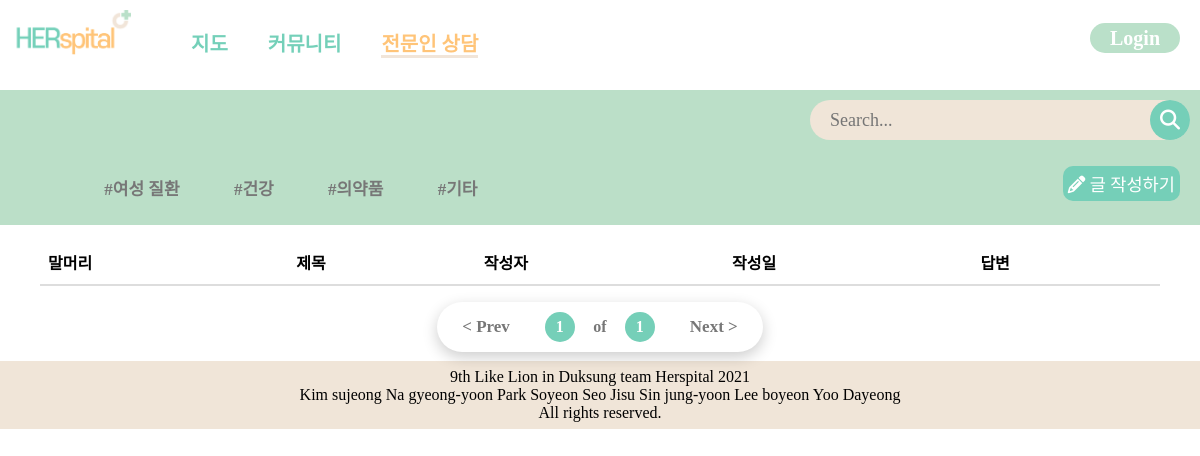
Before: /community/expertList/ with the older database file.
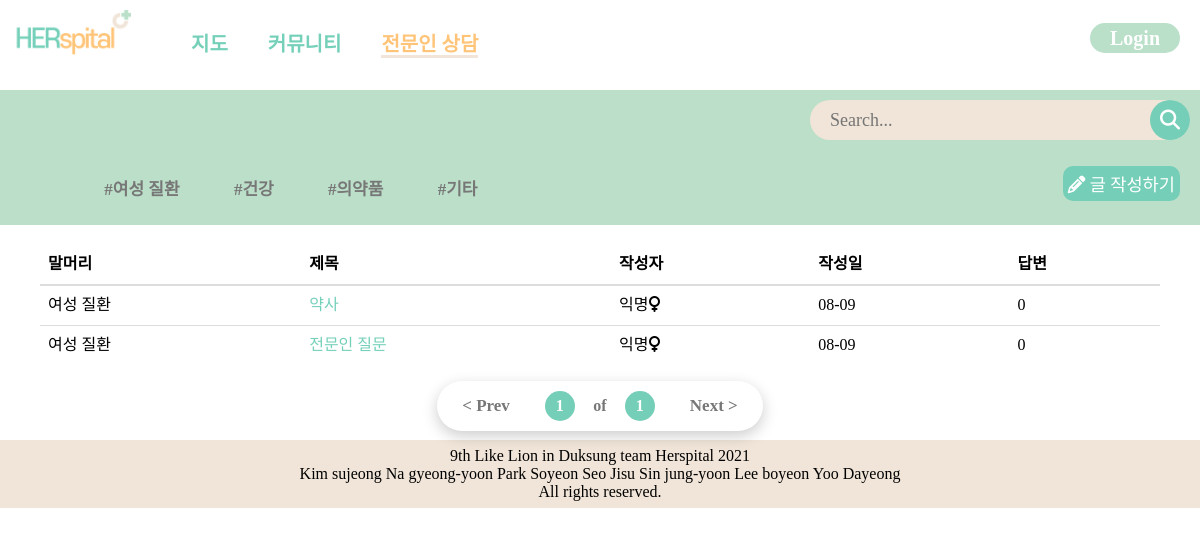
After: the same page with the newer database file.
### community/models.py (models this page shows, shortened)
class Expert(models.Model):
    title = models.CharField(max_length=200)
    publicSetting = models.BooleanField()
    password_Post = models.IntegerField(blank=True, null=True)
    age_tag = models.CharField(max_length=100)
    image = models.ImageField(upload_to = "community/", blank=True, null=True)
    body = models.TextField()
    pub_date = models.DateTimeField()

### community/views.py (the view, shortened to what this page needs)
# urls.py: path("expertList/", community_views.expertList, name="expertList"),
def expertList(request):
    experts = Expert.objects.all().order_by('-pub_date')
    tag = request.GET.get('tag')
    paginator = Paginator(experts,10)
    page = request.GET.get('page')
    try:
        experts=paginator.page(page)
    except PageNotAnInteger:
        experts = paginator.page(1)
    except EmptyPage:
        experts = paginator.page(paginator.num_pages)
    search_key = request.GET.get('search_key')
    if search_key:
        experts = Expert.objects.filter(title__icontains=search_key)
    return render(request, "community/expertList.html", {'experts':experts})

### templates/community/expertList.html (shortened to what this page needs)
{% load static %}
<DOCTYPE html>
<html lang="ko">
<head>
    <link rel="stylesheet" href="{% static 'css/expertList.css' %}">
</head>
<body>
{% block navbar %}
    {% include "partials/base.html" %}
{% endblock%}
{% block content %}
    <section>
        <div class="topContent">
            <div class="search">
            <div class="search_wrap">
                <div class="search_box">
                    <form action="" method="GET">
                        <input type="text" class="input" name="search_key" value="{{ search_key }}" placeholder="Search...">
                    </form>
                    <div class="btn btn_common" onclick="searchRun()">
                        <a class="searchicon" href=""><i class="fas fa-search"></i></a>
                    </div>
                </div>
            </div>
            </div>
            <div class="secondTab">
                <div class="preface_wrap">
                    <ul class="preface">
                        <li><a href="?tag=true&ageTag=여성 질환">#여성 질환</a></li>
                        <li><a href="?tag=true&ageTag=건강">#건강</a></li>
                        <li><a href="?tag=true&ageTag=의약품">#의약품</a></li>
                        <li><a href="?tag=true&ageTag=기타">#기타</a></li>
                    </ul>
                </div>
                <div class="newPostBtn_wrap">
                    <button class="newPostBtn"><i class="fas fa-pencil-alt"></i><a href="{% url 'community:consulting' %}" style="color: white;"> 글 작성하기</a></button>
                </div>
            </div>
        </div>
        <div class="bottomContent">
            <table class="table">
                <thead>
                    <tr>
                        <th>말머리</th>
                        <th>제목</th>
                        <th>작성자</th>
                        <th>작성일</th>
                        <th>답변</th>
                    </tr>
                </thead>
                <tbody>
                {% for expert in experts %}
                    <tr>
                        <td id="tag">{{expert.age_tag}}</td>
                        <td id="title">
                            {% if user.is_authenticated %}
                            <a href="{% url 'community:expert_detail' expert.id %}">
                            {% else %}
                            <a href="{% url 'account:login' %}">
                            {% endif %}
                            {{expert.title}}</a></td>
                        <td id="writer">익명<i class="fas fa-venus"></i></td>
                        <td id="date">{{expert.pub_date | date:'m-d'}}</td>
                        <td id="commentNum">0</td>
                    </tr>
                {% endfor %}
                </tbody>
            </table>
            <div class="pageNum_wrap">
                <ul class="pageul">
                    {% if experts.has_previous %}
                    <li><a href="?page={{experts.previous_page_number}}" class="prev">&lt; Prev</a></li>
                    {% else %}
                    <li><a href="" class="prev">&lt; Prev</a></li>
                    {% endif %}
                    <li class="pageNumber active"><a href="">{{experts.number}}</a></li>
                    <li class="pageNumber"><a href="">of</a></li>
                    <li class="pageNumber active"><a href="">{{experts.paginator.num_pages}}</a></li>
                    {% if experts.has_next %}
                    <li><a href="?page={{experts.next_page_number}}" class="next">Next &gt;</a></li>
                    {% else %}
                    <li><a href="" class="next">Next &gt;</a></li>
                    {% endif %}
                </ul>
            </div>
        </div>
    </section>
{% endblock %}
</body>
</html>
{% block footer %}
    {% include "partials/footer.html" %}
{% endblock %}

Changed rows visible on the page:
added Expert: age_tag "여성 질환", title "약사", pub_date "08-09"
added Expert: age_tag "여성 질환", title "전문인 질문", pub_date "08-09"
